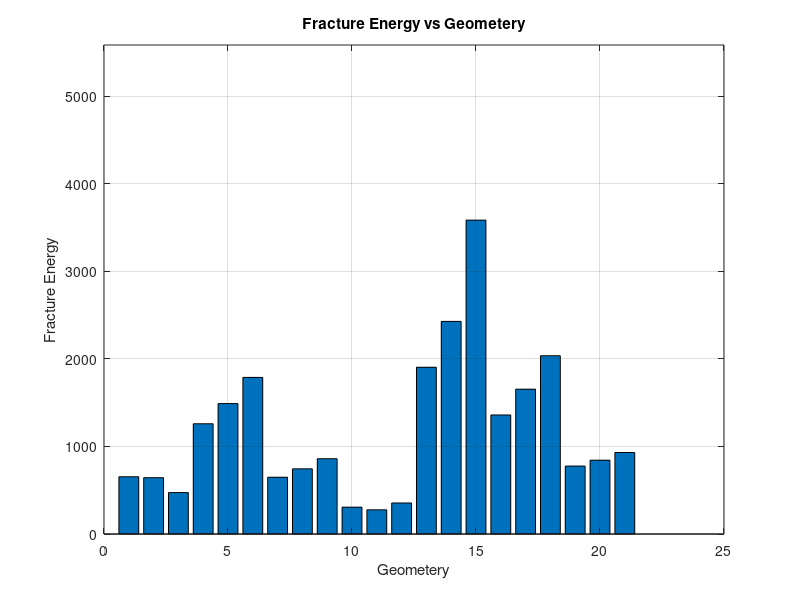

Write the MATLAB code that produced this figure.
clc,clear,close all

corexp = importdata("cordata.mat");

b = 15;  % [mm]
w = 45;  % [mm]
a = 22;  % [mm]
f = -4.5680;  % f(a/w)
E = 1.54*1E3; % [Mpa]


F = zeros(length(corexp),1);
K_1 = F;
for i = 1:105
    F(i) = max(corexp(i).data(:,1));

    K_1(i) = ( (F(i)) / (b * sqrt(w)) ) * f; 

end
K_1 = K_1';


% Fracture energy
G = ((K_1.^2) ./ E) * 1000; % [J/mm]

% plot(G,'.')
% bar(G)


%% Fracture energy mean
% Determine mean fracture energy for each geometery

inx = 1;
G_iSum = 0;
G_mean = zeros(1,length(G)/5)
for i = 1:length(G)
    G_iSum = G_iSum + G(i);
    if rem(i,5) == 0
        G_mean(inx) = G_iSum/5;
        inx = inx + 1;
        G_iSum = 0
    end

end


%% Bar plot of fracture energy
% Relates geometery to fracture energy
close

figure()
bar(G_mean)

title('Fracture Energy vs Geometery')
ylabel('Fracture Energy')
xlabel('Geometery')
grid
ylim([0 max(G_mean+2E3)])
% Set ticks
% xticks([-3*pi -2*pi -pi 0 pi 2*pi 3*pi])
% xticklabels({'','3d_d1s1t1','-2\pi','-\pi','0','\pi','2\pi','3\pi'})


% Subplot fracture energy of geometery


2+2



